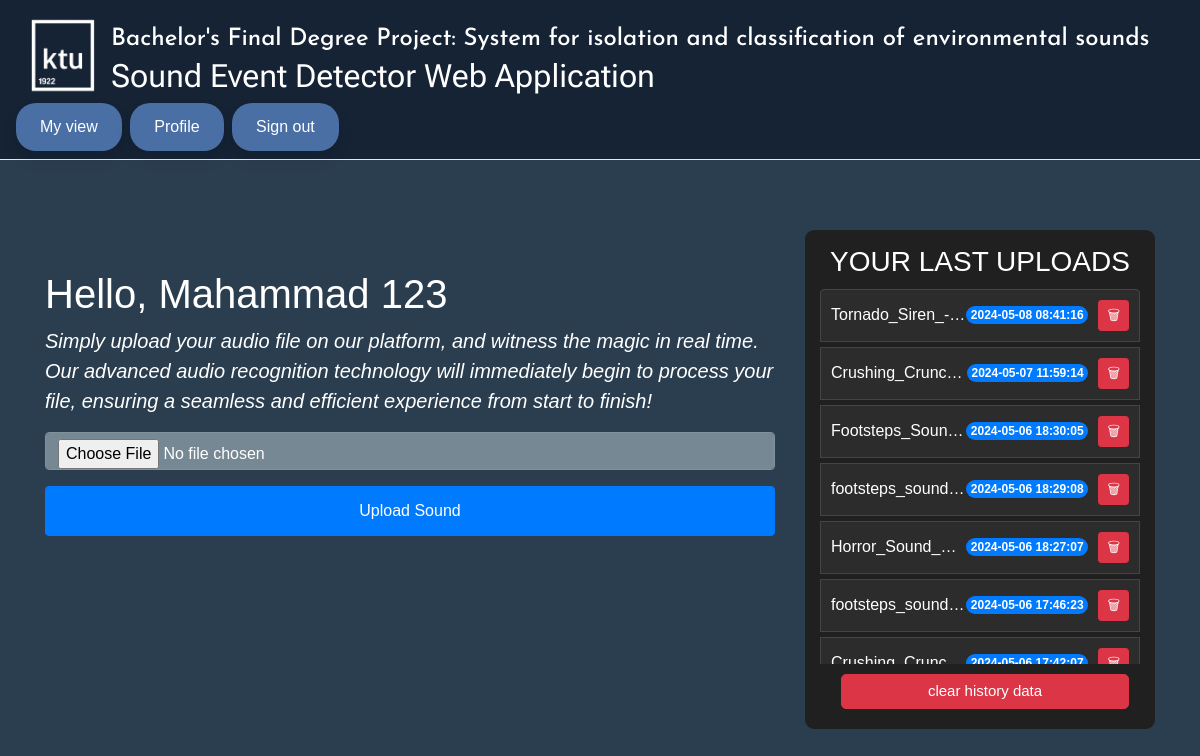
Screenshot of / (signed in) with the database file from the repository.
### website/models.py (models this page shows)
class User(db.Model, UserMixin):
    id = db.Column(db.Integer, primary_key=True)
    date = db.Column(db.DateTime(timezone=True), default=func.now())
    email = db.Column(db.String(300), unique=True)
    password = db.Column(db.String(300))
    firstName = db.Column(db.String(300))
    locked = db.Column(db.Boolean, default=False)
    audio_files = db.relationship('AudioFile')

class AudioFile(db.Model):
    id = db.Column(db.Integer, primary_key=True)
    data = db.Column(db.LargeBinary)
    name = db.Column(db.String(300))
    mimetype = db.Column(db.String(300))
    user_id = db.Column(db.Integer, db.ForeignKey('user.id'))
    date_created = db.Column(db.DateTime, default=datetime.utcnow)

### website/views.py (the view)
@views.route('/')
@login_required
def home():
    return render_template("home.html", user=current_user)

### website/templates/home.html (shortened to what this page needs)
{% extends "base.html" %}
{% block content %}
<div class="container-fluid">
    <div class="row">
        <div class="col-md-8">
            <h1>Hello, <span class="user">{{ user.firstName }}</span></h1>
            <p>Simply upload your audio file on our platform, and witness the magic in real time. Our advanced audio recognition technology will immediately begin to process your file, ensuring a seamless and efficient experience from start to finish!</p>
            <form method="post" id="submitForm" enctype="multipart/form-data">
                <div class="form-group">
                    <input accept=".mp3, .wav, .flac" type="file" class="form-control" id="inputFile" name="inputFile">
                </div>
                <button type="submit" id="uploadButton" class="btn btn-primary">Upload Sound</button>
            </form>
        </div>
        <div class="col-md-4">
            <div class="uploaded-sounds-section">
    <h3>YOUR LAST UPLOADS</h3>
    <div class="uploads-list">
        <ul class="list-group">
            {% for audio in user.audio_files | reverse %}
            <li class="list-group-item d-flex justify-content-between">
                <div class="audio-name">{{ audio.name }}</div>
                <div class="badge bg-primary rounded-pill">{{ audio.date_created.strftime('%Y-%m-%d %H:%M:%S') }}</div>
                <form method="post" action="/delete/{{ audio.id }}" class="delete-audio-form">
                    <button type="submit" class="btn btn-danger btn-sm">&#128465;</button>
                </form>
            </li>
            {% endfor %}
        </ul>
    </div>
    <div class="clear-history-footer">
        <form method="post" action="/delete-all-audios" class="delete-all-form">
            <button type="submit" class="btn btn-danger">clear history data</button>
        </form>
    </div>
</div>
    </div>
</div>
{% endblock %}

### website/templates/base.html (style rules this page uses)
body { margin: 0; font-family: Arial, sans-serif; background: #2B3E50; }

### website/templates/home.html (style rules this page uses)
.clear-history-footer { position: sticky; bottom: 0; background: #212020; padding: 10px; }
.container-fluid { max-width: 100%; padding-right: 0; padding-left: 0; margin-right: auto; margin-left: auto; }
.row { margin-right: -15px; margin-left: -15px; }
.col-md-8 { margin-top: 90px; position: relative; min-height: 1px; padding-right: 15px; padding-left: 15px; }
.col-md-4 { margin-top: 30px; position: relative; min-height: 1px; padding-right: 15px; padding-left: 15px; }
.uploaded-sounds-section { position: relative; background-color: #212020; padding: 15px; border-radius: 9px; margin-top: 20px; padding-bottom: 60px; }
.clear-history-footer { position: absolute; bottom: 10px; left: 0; right: 0; text-align: center; }
.uploaded-sounds-section h3 { color: #ffffff; text-align: center; margin-bottom: 10px; }
.uploaded-sounds-section .list-group { list-style: none; padding-left: 0; margin-bottom: 0; }
.uploaded-sounds-section .list-group-item { background-color: #2c2c2c; color: #ffffff; border: 1px solid #444; display: flex; justify-content: space-between; align-items: center; padding: 10px; margin-bottom: 5px; }
.uploaded-sounds-section .audio-name { max-width: 70%; white-space: nowrap; overflow: hidden; text-overflow: ellipsis; }
.uploads-list { max-height: 380px; overflow-y: auto; }
.delete-audio-form, .delete-all-form { margin-left: 10px; }
.delete-all-form .btn-danger { width: 90%; padding: 5px; margin: 0 auto; font-size: 15px; border-radius: 5px; align-content: center; }
h3 { text-align: center; }
.list-group-item { background-color: #2c2c2c; color: #ffffff; border: 1px solid #444; }
.badge { background-color: #0062cc; }
p { color: white; font-style: oblique; font-size: 20px; }
h1 { color: white; font-style: initial; }
#uploadButton { width: 730px; height: 50px; margin-bottom: 40px; }
input[type="file"] { width: 100%; color: white; background-color: #758894; border-color: #80919c; margin-bottom: 10px; }

### rows the page displays
User: firstName "Mahammad 123"
AudioFile: name "Tornado_Siren_-…", date_created "2024-05-08 08:41:16"
AudioFile: name "Crushing_Crunc…", date_created "2024-05-07 11:59:14"
AudioFile: name "Footsteps_Soun…", date_created "2024-05-06 18:30:05"
AudioFile: name "footsteps_sound…", date_created "2024-05-06 18:29:08"
AudioFile: name "Horror_Sound_…", date_created "2024-05-06 18:27:07"
AudioFile: name "footsteps_sound…", date_created "2024-05-06 17:46:23"
AudioFile: name "Crushing_Crunc…", date_created "2024-05-06 17:42:07"
